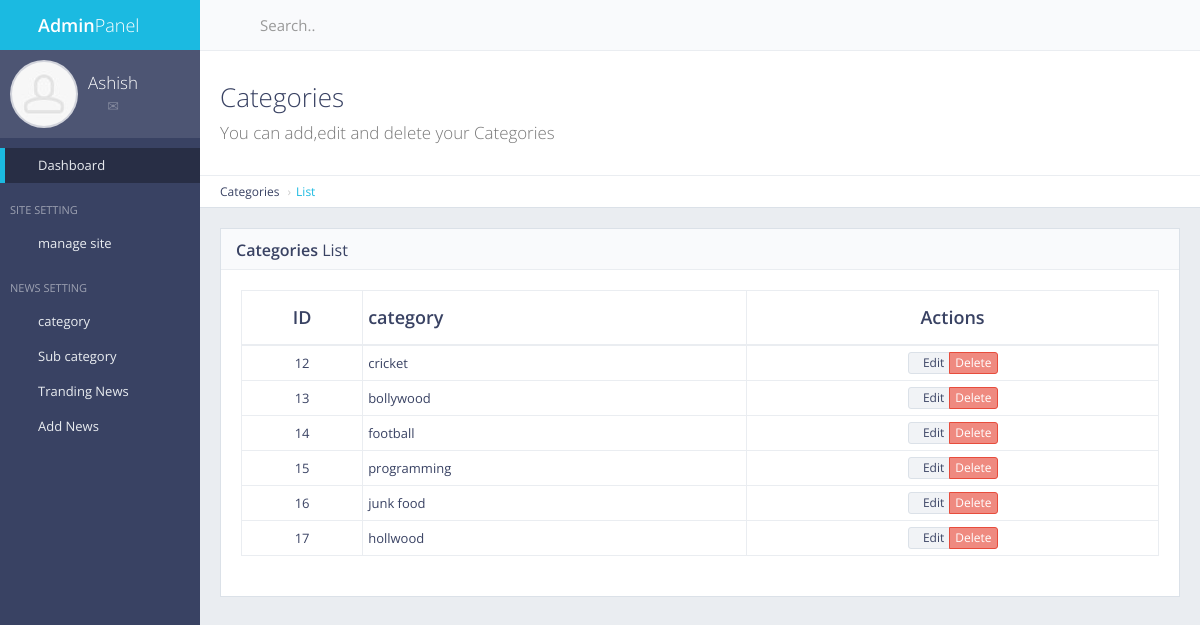
The app's page /panel/news/managesubcat (signed in) with its own data.
### subcategory/models.py (models this page shows, shortened)
class subcategory(models.Model):
    subcat=models.CharField(max_length=20) #football
    catname=models.CharField(max_length=20)#sports
    catid=models.IntegerField(default=0)

### subcategory/views.py (the view)
# urls.py: path('panel/news/managesubcat',views.manage_subcat,name="managesubcat"),
def manage_subcat(request):
    subcat=subcategory.objects.all()
    return render(request,"back/managesubcat.html",{'subcat':subcat})

### main/templates/back/managesubcat.html (shortened to what this page needs)
{% extends "back/master.html"%}
{% load static %}
{% block mainblock %}
  <div class="content-header">
    <div class="header-section">
        <h1>
            <i class="fa fa-table"></i>Categories<br><small>You can add,edit and delete your Categories</small>
        </h1>
    </div>
</div>
<ul class="breadcrumb breadcrumb-top">
    <li>Categories</li>
    <li><a href="/panel/news/managecat">List</a></li>
</ul>
<div class="block full">
    <div class="block-title">
        <h2><strong>Categories</strong> List</h2>
    </div>
    <div class="table-responsive">
        <table id="example-datatable" class="table table-vcenter table-condensed table-bordered">
            <thead>
                <tr>
                    <th class="text-center">ID</th>
                    <th>category</th>
                    <th class="text-center">Actions</th>
                </tr>
            </thead>
            <tbody>
                {% for i in subcat %}
                <tr>
                    <td class="text-center">{{i.pk}}</td>
                    <td>{{i.subcat}}</td>
                    <td class="text-center">
                        <div class="btn-group" >
                            <a href="javascript:void(0)" data-toggle="tooltip" title="Edit" class="btn btn-xs btn-default"><i class="fa fa-pencil"></i>Edit</a>
                            <a href="{% url 'news_delete' pk=i.pk %} "  data-toggle="tooltip" title="Delete" class="btn btn-xs btn-danger" i class="fa fa-times"></i>Delete</a>
                        </div>
                    </td>
                </tr>
            {% endfor %}
            </tbody>
        </table>
    </div>
</div>
{% endblock %}

### main/static/back/css/main.css (style rules this page uses)
body { font-family: "Open Sans", "Helvetica Neue", Helvetica, Arial, sans-serif; color: #394263; font-size: 13px; background-color: #222222; }
.content-header { background-color: #ffffff; border-top: 1px solid #eaedf1; border-bottom: 1px solid #dbe1e8; }
.content-header h1, .content-header h2 { margin: 0; font-size: 26px; line-height: 32px; }
.header-section h1 i { font-size: 56px; float: right; margin: 2px 0 0 10px; color: #eaedf1; margin: 0 0 0 10px; line-height: 64px; }
.header-section { padding: 30px 10px; }
.content-header, .content-top { margin: -10px -5px 10px; }
.block { margin: 0 0 10px; padding: 20px 15px 1px; background-color: #ffffff; border: 1px solid #dbe1e8; }
.block.full { padding: 20px 15px; }
.block-title { margin: -20px -15px 20px; background-color: #f9fafc; border-bottom: 1px solid #eaedf1; }
.block-title h1, .block-title h2, .block-title h3, .block-title h4, .block-title h5, .block-title h6 { display: inline-block; font-size: 16px; line-height: 1.4; margin: 0; padding: 10px 16px 7px; font-weight: normal; }
.block-title h1, .block-title h2, .block-title h3 { padding-left: 15px; padding-right: 15px; }
h1, h2, h3, h4, h5, h6, .h1, .h2, .h3, .h4, .h5, .h6 { font-family: "Open Sans", "Helvetica Neue", Helvetica, Arial, sans-serif; font-weight: 300; }
h1 small, h2 small, h3 small, h4 small, h5 small, h6 small, .h1 small, .h2 small, .h3 small, .h4 small, .h5 small, .h6 small, h1 .small, h2 .small, h3 .small, h4 .small, h5 .small, h6 .small, .h1 .small, .h2 .small, .h3 .small, .h4 .small, .h5 .small, .h6 .small { font-weight: 300; color: #777777; }
h1, h2, h3 { margin-bottom: 15px; }
.text-primary, .text-primary:hover, a, a:hover, a:focus, a.text-primary, a.text-primary:hover, a.text-primary:focus { color: #1bbae1; }
b, strong { font-weight: 600; }
ul, ol { padding-left: 30px; }
.table.table-vcenter th, .table.table-vcenter td { vertical-align: middle; }
.table thead > tr > th { font-size: 18px; font-weight: 600; }
.table thead > tr > th, .table thead > tr > td, .table tfoot > tr > th, .table tfoot > tr > td { padding-top: 14px; padding-bottom: 14px; }
.table thead > tr > th, .table tbody > tr > th, .table tfoot > tr > th, .table thead > tr > td, .table tbody > tr > td, .table tfoot > tr > td, .table tbody + tbody, .table-bordered, .table-bordered > thead > tr > th, .table-bordered > tbody > tr > th, .table-bordered > tfoot > tr > th, .table-bordered > thead > tr > td, .table-bordered > tbody > tr > td, .table-bordered > tfoot > tr > td { border-color: #eaedf1; }
.breadcrumb { background-color: #ffffff; }
.breadcrumb-top { margin: -10px -5px 10px; padding: 7px 10px; border-top: 1px solid #eaedf1; border-bottom: 1px solid #dbe1e8; font-size: 12px; }
.content-header + .breadcrumb-top, .breadcrumb-top + .content-header { margin-top: -11px; }
.breadcrumb > li + li:before { content: "\203a"; }
.btn { margin: 1px 0; background-color: #ffffff; }
.btn-default { background-color: #f1f3f6; border-color: #dbe1e8; color: #394263; }
.btn-danger { background-color: #ef8a80; border-color: #e74c3c; color: #ffffff; }
p, .table, .alert, .carousel { margin-bottom: 20px; }
.navbar-form-custom .form-control, .navbar, .dropdown-menu, .tooltip-inner, .breadcrumb, .alert.alert-alt { border-radius: 0; }
@media screen and (min-width: 768px) { .header-section, .breadcrumb-top, .block, .block.full, .modal-body, #page-content + footer { padding-left: 20px; padding-right: 20px; } }
@media screen and (min-width: 768px) { .content-header, .content-top, .breadcrumb-top { margin: -20px -20px 20px; } }
@media screen and (min-width: 768px) { .content-header + .breadcrumb-top, .breadcrumb-top + .content-header { margin-top: -21px; } }
@media screen and (min-width: 768px) { .block, .widget { margin-bottom: 20px; } }
@media screen and (min-width: 768px) { .block-title, .block-top { margin-left: -20px; margin-right: -20px; } }

### records on screen
subcategory: pk "12", subcat "cricket"
subcategory: pk "13", subcat "bollywood"
subcategory: pk "14", subcat "football"
subcategory: pk "15", subcat "programming"
subcategory: pk "16", subcat "junk food"
subcategory: pk "17", subcat "hollwood"
